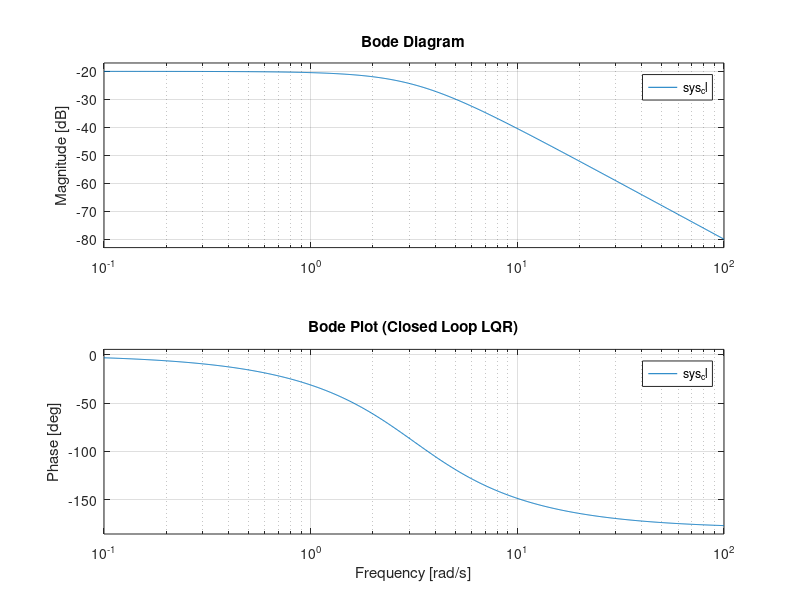

Write the MATLAB code that produced this figure.
clear; clc; close all;

A = [0 1; -0.5 -1];
B = [0;1];
C = [1 0];
D = 0;

Q = diag([100 10]);
R = 1;

K = lqr(A,B,Q,R);

Acl = A - B*K;
sys_cl = ss(Acl,B,C,D);

figure
bode(sys_cl)
grid on
title('Bode Plot (Closed Loop LQR)')
